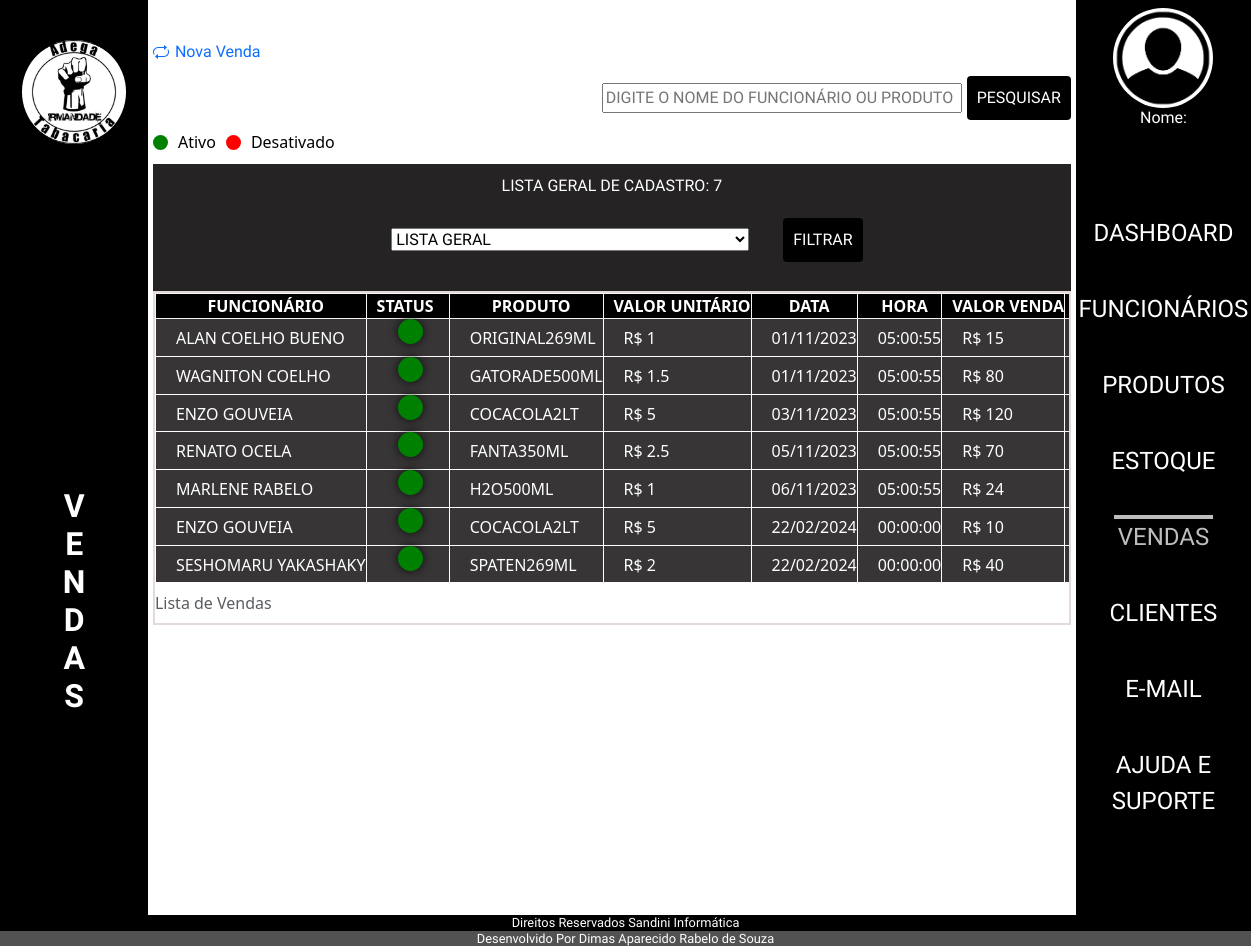
The app's page /admin/index.php?p=vendas with its own data.
### tables this page shows
CREATE TABLE `tblvendas` (
  `idVenda` int(11) NOT NULL,
  `idFuncionario` int(11) DEFAULT NULL,
  `dataVenda` date DEFAULT curdate(),
  `horaVenda` time DEFAULT NULL,
  `statusVenda` varchar(10) DEFAULT NULL,
  `valorTotalVenda` double(10,2) DEFAULT NULL,
  `idProduto` int(11) DEFAULT NULL
);

CREATE TABLE `tblfuncionarios` (
  `idFuncionario` int(11) NOT NULL,
  `nomeFuncionario` varchar(50) NOT NULL,
  `altFuncionario` varchar(50) NOT NULL,
  `cargoFuncionario` varchar(20) NOT NULL,
  `dataNascFuncionario` date NOT NULL,
  `emailFuncionario` varchar(80) NOT NULL,
  `senhaFuncionario` varchar(20) NOT NULL,
  `nivelFuncionario` varchar(15) NOT NULL,
  `dataAdmissaoFuncionario` date NOT NULL,
  `enderecoFuncionario` varchar(50) NOT NULL,
  `telFuncionario` varchar(15) NOT NULL,
  `cepFuncionario` varchar(10) NOT NULL,
  `statusFuncionario` varchar(10) NOT NULL,
  `fotoFuncionario` varchar(100) DEFAULT NULL,
  `linkFaceFuncionario` varchar(150) NOT NULL,
  `linkInstaFuncionario` varchar(150) NOT NULL,
  `linkWhatsFuncionario` varchar(150) NOT NULL
);

CREATE TABLE `tblprodutos` (
  `idProduto` int(11) NOT NULL,
  `nomeProduto` varchar(255) DEFAULT NULL,
  `descricaoProduto` varchar(50) DEFAULT NULL,
  `categoriaProduto` varchar(50) DEFAULT NULL,
  `statusProduto` varchar(255) DEFAULT 'Ativo',
  `precoCompraProduto` double(10,2) DEFAULT NULL,
  `precoVendaProduto` double(10,2) DEFAULT NULL,
  `fornecedorProduto` varchar(20) DEFAULT NULL,
  `dataReceProduto` date DEFAULT curdate(),
  `horaProduto` time DEFAULT curtime()
);

### admin/class/vendas.php (called while the page is built, shortened)
<?php
class VendasClass
{
    public function listarVendasAtivas()
{
    $sql = "SELECT
                v.idVenda,
                v.statusVenda,
                v.valorTotalVenda,
                v.horaVenda,
                v.dataVenda,
                f.nomeFuncionario,
                p.nomeProduto,
                p.precoCompraProduto
            FROM
                tblvendas v
            INNER JOIN
                tblfuncionarios f ON v.idFuncionario = f.idFuncionario
            INNER JOIN
                tblprodutos p ON v.idProduto = p.idProduto
            WHERE
                v.statusVenda = 'ATIVO'";
    $conn = Conexao::LigarConexao();
    $resultado = $conn->query($sql);
    $lista = $resultado->fetchAll();
    return $lista;
}
    public function listarVendasDesativadas()
    {
        $sql = "SELECT
        v.idVenda,
        v.statusVenda,
        v.valorTotalVenda,
        v.horaVenda,
        v.dataVenda,
        f.nomeFuncionario,
        p.nomeProduto,
        p.precoCompraProduto
    FROM
        tblvendas v
    INNER JOIN
        tblfuncionarios f ON v.idFuncionario = f.idFuncionario
    INNER JOIN
        tblprodutos p ON v.idProduto = p.idProduto
    WHERE
        v.statusVenda = 'DESATIVADO'";
        $conn = Conexao::LigarConexao();
        $resultado = $conn->query($sql);
        $lista = $resultado->fetchAll();
        return $lista;
    }
}

### admin/vendas/listar.php (the view, shortened to what this page needs)
<?php
require_once('class/vendas.php');
$venda = new VendasClass();
$listaAtivos = $venda->listarVendasAtivas();
$listaDesativados = $venda->listarVendasDesativadas();
$listaFiltrada = array_merge($listaAtivos, $listaDesativados);
$statusFiltrar = '';
$totalCadastrados = count($listaFiltrada);
$totalAtivos = count($listaAtivos);
$totalDesativados = count($listaDesativados);
?>
<div>
    <a class="icon-link icon-link-hover" style="--bs-icon-link-transform: translate3d(0, -.125rem, 0);" href="index.php?p=vendas&v=cadastrar">
        Nova Venda
    </a>
</div>
<div>
    <form class="CampoPes" action="" method="POST">
        <input type="text" id="searchInput" name="searchInput" placeholder="Digite o nome do Funcionário ou Produto">
        <button type="submit">Pesquisar</button>
    </form>
</div>
<?php if (empty($statusFiltrar) || $statusFiltrar === 'LISTA GERAL') : ?>
    <div class="legenda-status">
        <div class="bolinha verde"></div>
        <span>Ativo</span>
        <div class="bolinha vermelha"></div>
        <span>Desativado</span>
    </div>
<?php endif; ?>
<form class="formStatus" action="" method="POST">
    <div>
        <select class="seleAtual" aria-label="Default select example" name="statusVenda">
            <option value="" <?php echo empty($statusFiltrar) ? 'selected' : 'LISTA GERAL'; ?>>LISTA GERAL</option>
        </select>
        <button type="submit">Filtrar</button>
    </div>
    <div>
        <?php if ($statusFiltrar === 'ATIVO') : ?>
            <p class="total">Total de ativos: <?php echo $totalAtivos; ?></p>
        <?php elseif ($statusFiltrar === 'DESATIVADO') : ?>
            <p class="total">Total de desativados: <?php echo $totalDesativados; ?></p>
        <?php else : ?>
            <p class="total">Lista Geral de Cadastro: <?php echo $totalCadastrados; ?></p>
        <?php endif; ?>
    </div>
</form>
<div class="table-container" id="arrastarMouse">
    <div>
        <table>
            <caption>Lista de Vendas</caption>
            <thead>
                <tr>
                <th>Funcionário</th>
                <?php if (empty($statusFiltrar) || $statusFiltrar === 'LISTA GERAL') : ?>
                        <th class="spanstatus" >Status</th>
                    <?php endif; ?>
                    <th>Produto</th>
                    <th>Valor Unitário</th>
                    <th>Data</th>
                    <th>Hora</th>
                    <th>Valor Venda</th>
                    <?php if ($statusFiltrar !== 'DESATIVADO') : ?>
                        <th>Alterar ou Desativar</th>
                    <?php endif; ?>
                </tr>
            </thead>
            <tbody>
                <?php foreach ($listaFiltrada as $linha) : ?>
                    <?php if (empty($statusFiltrar) || $linha['statusVenda'] === $statusFiltrar) : ?>
                        <tr>
                        <td><?php echo $linha['nomeFuncionario'] ?></td>
                        <?php if (empty($statusFiltrar) || $statusFiltrar === 'LISTA GERAL') : ?>
                                <td class="spanstatus">
                                    <?php if ($linha['statusVenda'] === 'ATIVO') : ?>
                                        <span class="status-span active-status"></span>
                                    <?php else : ?>
                                        <span class="status-span inactive-status"></span>
                                    <?php endif; ?>
                                </td>
                            <?php endif; ?>
                            <td><?php echo $linha['nomeProduto'] ?></td>
                            <td><?php echo 'R$ '. $linha['precoCompraProduto'] ?></td>
                            <td><?php echo date('d/m/Y', strtotime($linha['dataVenda'])) ?></td>
                            <td><?php echo $linha['horaVenda'] ?></td>
                            <td><?php echo 'R$ '. $linha['valorTotalVenda'] ?></td>
                            <?php if ($statusFiltrar !== 'DESATIVADO') : ?>
                                <td class="btngrudsicone">
                                </td>
                            <?php endif; ?>
                        </tr>
                    <?php endif; ?>
                <?php endforeach; ?>
            </tbody>
        </table>
    </div>
</div>

### admin/index.php (shortened to what this page needs)
<?php
$pagina = @$_GET['p'];
?>
<!DOCTYPE html>
<html lang="pt-BR">
<head>
    <link rel="stylesheet" href="../src/css/reset.css">
    <link rel="stylesheet" href="https://cdnjs.cloudflare.com/ajax/libs/animate.css/4.1.1/animate.min.css">
    <link rel="stylesheet" href="https://cdn.jsdelivr.net/npm/bootstrap@5.3.2/dist/css/bootstrap.min.css">
    <link rel="stylesheet" href="./css/estilo.css">
</head>
<body>
    <main>
        <section class="topoEsquerda">
            <h1>
                <img src="img/logoadega.png" alt=" imagem da logo">
            </h1>
            <?php
            if ($pagina == '') {
                $texto = '';
            } else {
                $texto = '' . $pagina;
            }
            echo '<h2 class="vertical-text">';
            for ($i = 0; $i < strlen($texto); $i++) {
                echo '<span>' . $texto[$i] . '</span>';
            }
            echo '</h2>';
            ?>
        </section>
        <div class="box">
            <?php
            switch ($pagina) {
                case 'vendas':
                    require_once('vendas/vendas.php');
                    break;
            }
            ?>
        </div>
        <div class="menu">
            <?php
            $pagina = @$_GET['p'];
            ?>
            <div class="divlogin">
                <img src="img/btnuser.png" alt="imagem btn Usuario">
                <h2 class="name">Nome:</h2>
            </div>
            <nav>
                <ul>
                    <li><a href="index.php?p=dashboard" class="<?= ($pagina == 'dashboard' || $pagina == '') ? 'menuAtivo' : ''; ?>"> Dashboard </a></li>
                    <li><a href="index.php?p=funcionarios" class="<?= ($pagina == 'funcionarios') ? 'menuAtivo' : ''; ?>"> Funcionários </a></li>
                    <li><a href="index.php?p=produtos" class="<?= ($pagina == 'produtos') ? 'menuAtivo' : ''; ?>"> Produtos </a></li>
                    <li><a href="index.php?p=estoque" class="<?= ($pagina == 'estoque') ? 'menuAtivo' : ''; ?>"> Estoque </a></li>
                    <li><a href="index.php?p=vendas" class="<?= ($pagina == 'vendas') ? 'menuAtivo' : ''; ?>"> Vendas </a></li>
                    <li><a href="index.php?p=clientes" class="<?= ($pagina == 'clientes') ? 'menuAtivo' : ''; ?>"> Clientes </a></li>
                    <li><a href="index.php?p=contato" class="<?= ($pagina == 'contato') ? 'menuAtivo' : ''; ?>"> E-mail </a></li>
                    <li><a href="index.php?p=ajuda%20e%20suporte" class="<?= ($pagina == 'ajuda e suporte') ? 'menuAtivo' : ''; ?>"> Ajuda e Suporte </a></li>
                </ul>
            </nav>
        </div>
    </main>
    <footer class="rodape">
        <h2>Direitos Reservados Sandini Informática</h2>
        <h2 class="h2d">Desenvolvido Por Dimas Aparecido Rabelo de Souza</h2>
    </footer>
</body>

### admin/vendas/vendas.php
<?php
$pagina = @$_GET['v'];
if ($pagina == NULL) {
    require_once ('listar.php');
}else {
    if($pagina == 'cadastrar') { require_once('cadastrar.php');}
    if($pagina ==  'atualizar') { require_once('atualizar.php');}
    if($pagina == 'desativar' ) { require_once('desativar.php');}
    if($pagina == 'ativar' ) { require_once('ativar.php');}
}

### admin/css/estilo.css (style rules this page uses)
* a, h1, h2, h3, h4 { font-family: 'Secular One'; font-size: 16px; text-align: center; margin: 0; padding: 0; box-sizing: border-box; text-decoration: none; }
select, input { text-transform: uppercase; }
body { display: flex; flex-direction: column; min-height: 100vh; color: #ffffff; }
.vertical-text { writing-mode: vertical-lr; text-orientation: upright; white-space: nowrap; display: inline-block; font-family: 'Secular One'; font-size: 2.0em; font-weight: bold; text-transform: uppercase; }
h1 { width: 80%; margin-top: 10px }
h1 img { width: 70%; border-radius: 50%; }
.divlogin { width: 100%; display: flex; align-items: center; flex-direction: column; justify-content: space-between; padding: 8px; }
.divlogin img { border-radius: 50%; max-width: 180px; max-height: 100px; }
.topoEsquerda { background: #000000; display: flex; flex-direction: column; width: 200px; justify-content: space-between; align-items: center; padding-bottom: 200px; }
main { width: 100%; flex: 1; display: flex; }
.menu { display: flex; background: #000000; color: #ffffff; text-align: center; margin: 0 auto; width: 14%; align-items: center; flex-direction: column; }
ul { padding: 60px 20px; }
ul li { padding: 20px 20px; }
nav ul li a { color: #ffffff; text-decoration: none; font-size: 1.5em; text-transform: uppercase; }
.menuAtivo { color: #bdbdbd !important; border-top: solid 4px #bdbdbd; padding: 4px; }
.box { width: 100%; min-height: 400px; overflow: auto; box-sizing: border-box; padding: 40px 5px; color: #000000; }
.rodape { width: 100%; }
.rodape h2 { background: #000000; margin-bottom: 0; font-size: 0.8em; }
.rodape .h2d { background: #525252; }
.table-container { max-height: 800px; overflow-y: auto; overflow-x: auto; border: 2px solid #e3dada; text-align: justify; white-space: nowrap; cursor: grab; }
table { width: 100%; border-collapse: collapse; border: 1px solid #f8f1f1; }
td { background: #373535; border: 1px solid #fff; color: #fff; text-indent: 20px; text-transform: uppercase; width: 100%; }
th { border: 1px solid #f8f1f1; text-align: center; font-size: 1.0em; font-weight: bold; text-transform: uppercase; text-indent: 10px; background: #000000; color: #ffffff; }
h1 { text-align: center; background: #000000; width: 100%; padding: 30px 0px; text-transform: uppercase; }
form { display: flex; flex-direction: column; align-items: center; background: #252323; width: 100%; font-family: 'Secular One'; text-transform: uppercase; }
input { margin: 5px 5px; width: 360px; text-transform: uppercase; }
select { margin: 30px; }
button { margin: 10px 0; padding: 10px; background-color: #000000; color: #fff; border: none; border-radius: 4px; text-transform: uppercase; }
.seleAtual { width: 358px; }
.total { color: #ffffff; font-size: 1.0em; margin-bottom: 0; }
.formStatus { display: flex; flex-direction: column-reverse; justify-content: space-around; padding: 10px; }
.CampoPes { display: flex; justify-content: flex-end; flex-direction: row; background: none; }
.spanstatus { text-align: center; padding-right: 15px; }
.status-span { display: inline-block; width: 25px; height: 25px; border-radius: 50%; box-shadow: 0 0 10px rgba(0, 0, 0, 0.8); }
.active-status { background-color: green; animation: pulse 1s infinite alternate; padding: 5px 5px; }
.legenda-status { display: flex; align-items: center; gap: 10px; margin-bottom: 10px; }
.bolinha { width: 15px; height: 15px; border-radius: 50%; }
.verde { background-color: green; }
.vermelha { background-color: red; }

### records on screen
tblvendas: idFuncionario.nomeFuncionario "ALAN COELHO BUENO", statusVenda "ATIVO" (drawn), idProduto.nomeProduto "ORIGINAL269ML", idProduto.precoCompraProduto "1", dataVenda "01/11/2023", horaVenda "05:00:55", valorTotalVenda "15"
tblvendas: idFuncionario.nomeFuncionario "WAGNITON COELHO", statusVenda "ATIVO" (drawn), idProduto.nomeProduto "GATORADE500ML", idProduto.precoCompraProduto "1.5", dataVenda "01/11/2023", horaVenda "05:00:55", valorTotalVenda "80"
tblvendas: idFuncionario.nomeFuncionario "ENZO GOUVEIA", statusVenda "ATIVO" (drawn), idProduto.nomeProduto "COCACOLA2LT", idProduto.precoCompraProduto "5", dataVenda "03/11/2023", horaVenda "05:00:55", valorTotalVenda "120"
tblvendas: idFuncionario.nomeFuncionario "RENATO OCELA", statusVenda "ATIVO" (drawn), idProduto.nomeProduto "FANTA350ML", idProduto.precoCompraProduto "2.5", dataVenda "05/11/2023", horaVenda "05:00:55", valorTotalVenda "70"
tblvendas: idFuncionario.nomeFuncionario "MARLENE RABELO", statusVenda "ATIVO" (drawn), idProduto.nomeProduto "H2O500ML", idProduto.precoCompraProduto "1", dataVenda "06/11/2023", horaVenda "05:00:55", valorTotalVenda "24"
tblvendas: idFuncionario.nomeFuncionario "ENZO GOUVEIA", statusVenda "ATIVO" (drawn), idProduto.nomeProduto "COCACOLA2LT", idProduto.precoCompraProduto "5", dataVenda "22/02/2024", horaVenda "00:00:00", valorTotalVenda "10"
tblvendas: idFuncionario.nomeFuncionario "SESHOMARU YAKASHAKY", statusVenda "ATIVO" (drawn), idProduto.nomeProduto "SPATEN269ML", idProduto.precoCompraProduto "2", dataVenda "22/02/2024", horaVenda "00:00:00", valorTotalVenda "40"

### other values on screen
$texto[$i] "V"
$texto[$i] "E"
$texto[$i] "N"
$texto[$i] "D"
$texto[$i] "A"
$texto[$i] "S"
$totalCadastrados "7"
